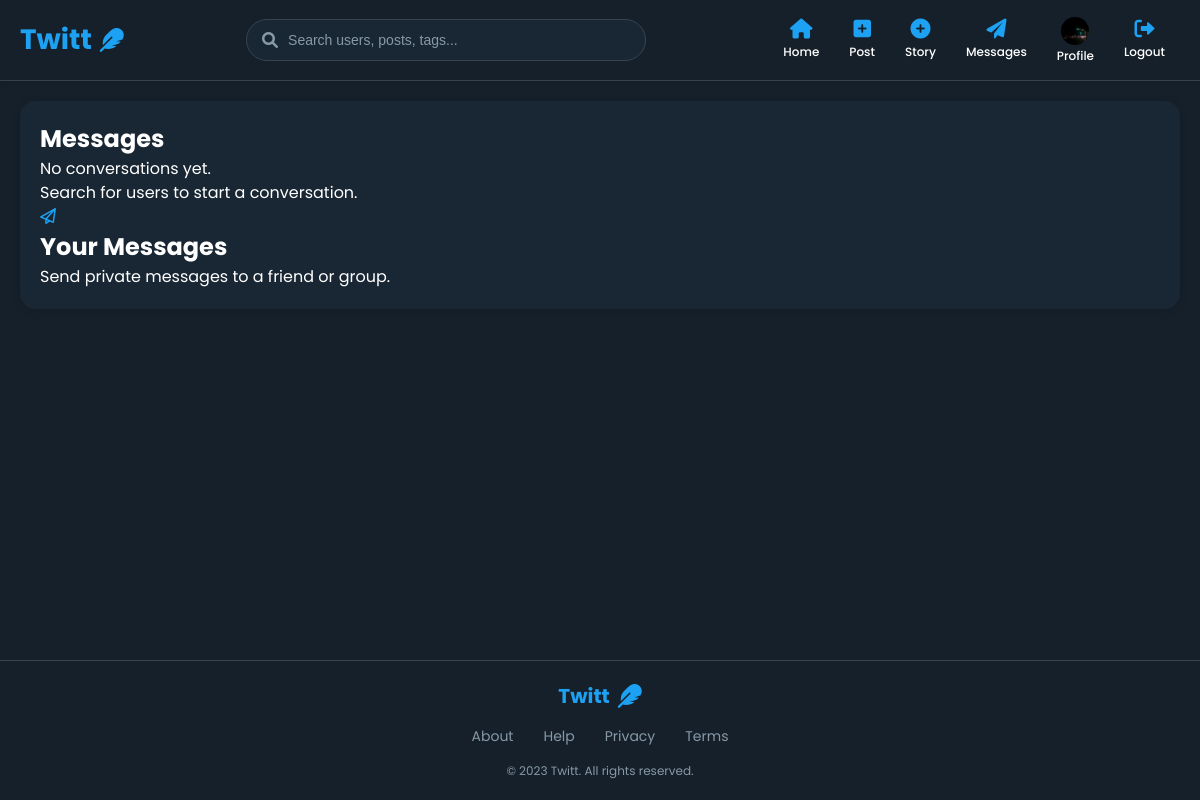
Page /inbox/ (signed in) on the earlier database version.
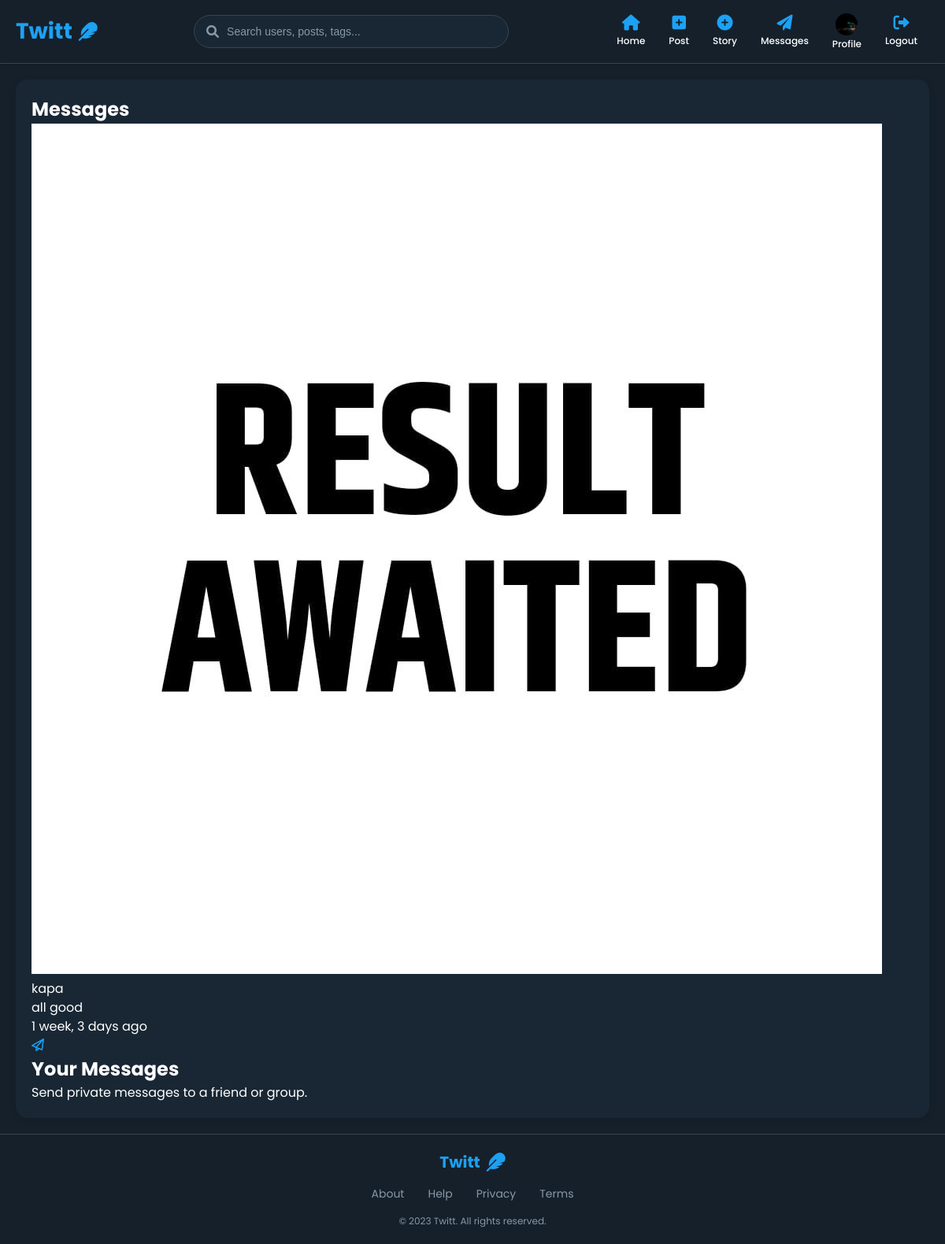
Same page on the later database version.
### clone/models.py (models this page shows, shortened)
class Conversation(models.Model):
    participants = models.ManyToManyField(User, related_name='conversations')
    last_message = models.ForeignKey(DirectMessage, on_delete=models.SET_NULL, null=True, blank=True, related_name='conversation')
    updated_at = models.DateTimeField(auto_now=True)
    class Meta:
        ordering = ['-updated_at']

class Profile(models.Model):
    user = models.OneToOneField(User, on_delete=models.CASCADE)
    bio = models.TextField(blank=True)
    profile_pic = models.ImageField(upload_to='profile_pics', default='default_profile.png')
    followers = models.ManyToManyField(User, related_name='following', blank=True)

class DirectMessage(models.Model):
    sender = models.ForeignKey(User, on_delete=models.CASCADE, related_name='sent_messages')
    receiver = models.ForeignKey(User, on_delete=models.CASCADE, related_name='received_messages')
    content = models.TextField()
    image = models.ImageField(upload_to='message_images', blank=True, null=True)
    created_at = models.DateTimeField(auto_now_add=True)
    is_read = models.BooleanField(default=False)
    class Meta:
        ordering = ['created_at']

### clone/views.py (the view)
# urls.py: path('inbox/', views.inbox, name='inbox'),
@login_required
def inbox(request):
    conversations = Conversation.objects.filter(participants=request.user)
    for conversation in conversations:
        conversation.other_user = conversation.participants.exclude(id=request.user.id).first()
    context = {
        'conversations': conversations,
    }
    return render(request, 'direct_messages.html', context)

### templates/direct_messages.html (shortened to what this page needs)
{% extends 'base.html' %}
{% block content %}
<div class="dm-container">
    <div class="dm-sidebar">
        <div class="dm-header">
            <h2>Messages</h2>
        </div>
        <div class="dm-conversations">
            {% for conversation in conversations %}
            <a href="{% url 'conversation' conversation.id %}" class="conversation-item {% if conversation.last_message and not conversation.last_message.is_read and conversation.last_message.receiver == user %}unread{% endif %}">
                <div class="conversation-avatar">
                    <img src="{{ conversation.other_user.profile.profile_pic.url }}" alt="{{ conversation.other_user.username }}">
                </div>
                <div class="conversation-info">
                    <div class="conversation-name">{{ conversation.other_user.username }}</div>
                    {% if conversation.last_message %}
                    <div class="conversation-last-message">
                        {% if conversation.last_message.image %}
                        <span>Sent an image</span>
                        {% else %}
                        <span>{{ conversation.last_message.content|truncatechars:30 }}</span>
                        {% endif %}
                    </div>
                    <div class="conversation-time">
                        {{ conversation.last_message.created_at|timesince }} ago
                    </div>
                    {% endif %}
                </div>
            </a>
            {% empty %}
            <div class="no-conversations">
                <p>No conversations yet.</p>
                <p>Search for users to start a conversation.</p>
            </div>
            {% endfor %}
        </div>
    </div>
    <div class="dm-content">
        <div class="dm-placeholder">
            <div class="dm-placeholder-icon">
                <i class="far fa-paper-plane"></i>
            </div>
            <h2>Your Messages</h2>
            <p>Send private messages to a friend or group.</p>
        </div>
    </div>
</div>
{% endblock %}

Differences in the rows shown:
added Conversation: other_user.profile.profile_pic (picture), other_user.username "kapa", last_message.content "all good", last_message.created_at "1 week, 3 days"
Other differences:
text no longer shown: "No conversations yet. Search for users to start a conversation."
